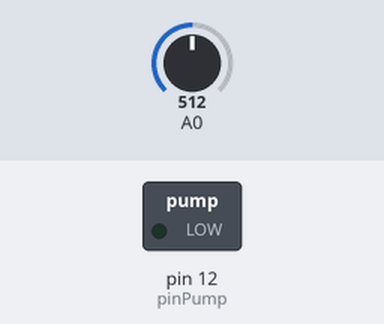
The sketch below on a simulated Arduino Uno, built with avr-gcc and run on an emulated ATmega328P. Shown: switched loads named in the sketch (green lamp = pin HIGH). The inputs (shaded band) are chosen by the test bench; at power-on: A0 = 512.

Above: at 1.2 s.
1.3 s: A0 set to 888
2.8 s: A0 set to 915
At 3.3 s:
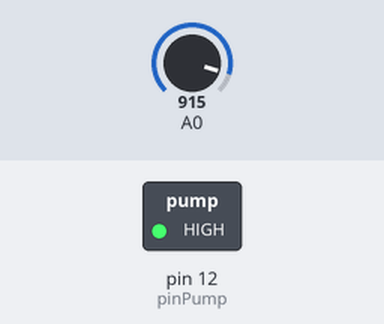
Timing chart, 0 to 5.8 s (numbered marks = the images above; inputs shaded):
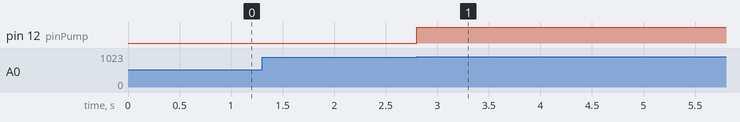

Measured:
- the behaviour switches between 900 and 901 on A0 (found by bisection; images 0 and 1)
- after the input at 1.3 s, every drawn part: stays the same
- after the input at 2.8 s, pin 12 (pinPump): LOW → HIGH at once

The sketch:

innaffiatoio.ino
```cpp
#define NSENS 1
#define SOGLIAUMIDITA 900
#define DURATAINNAFFIO 300000
#define EVERY 3600000

//NSENS = numero sensori
//EVERY = controlla ogni EVERY ms
//SOGLIAUMIDITA = in 1024esimi
//DURATAINNAFFIO = innaffia per ...
byte pinSens[NSENS];
byte pinPump = 12;
int valUmid[NSENS];
int valOutput[NSENS];
unsigned long lastRead;

void setup(){
	pinSens[0] = A0;
//	pinSens[1] = A1;
//	pinSens[2] = A2;
//	pinSens[3] = A3;
	int i;
	for (i=0;i<NSENS;i++)
		pinMode(pinSens[i],INPUT);
	pinMode(pinPump,OUTPUT);
	lastRead = millis();
	innaffia();
}

void loop(){
	unsigned long currentTime = millis();
	if (abs(lastRead - currentTime) > EVERY){
		lastRead = currentTime;
		innaffia();
	}
}

void innaffia(){
	int sensOut = leggiUmidita();
	if (sensOut>=1){
		digitalWrite(pinPump,HIGH);
		delay(DURATAINNAFFIO);
		digitalWrite(pinPump,LOW);
	}
}

int leggiUmidita(){
	int i;
	int sensOut = 0;
	for (i=0;i<NSENS;i++){
		valUmid[i] = analogRead(pinSens[i]);
		if (valUmid[i]>SOGLIAUMIDITA)
			sensOut++;
	}
	return sensOut;
}
```
